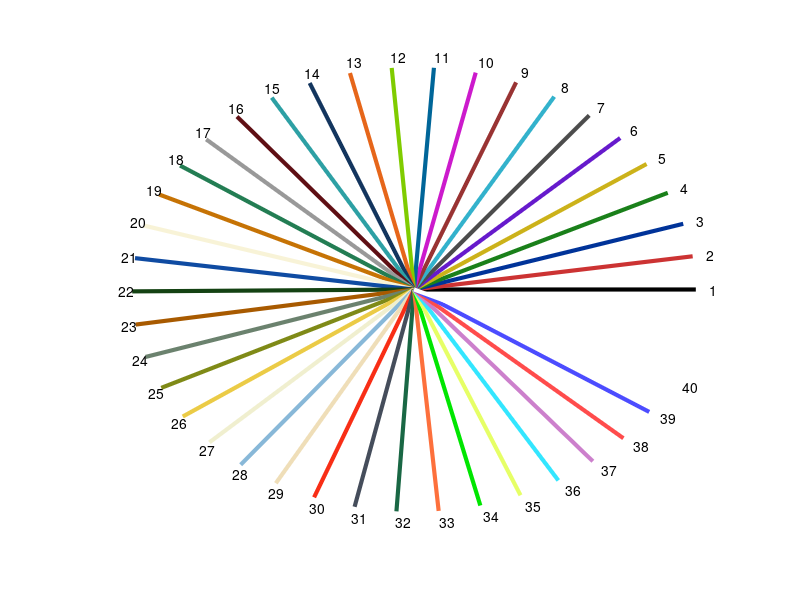

Write the MATLAB code that produced this figure.
% Color selecter: generating a 3-number vector code for a color.
% Syntax:
%            code = mycolor(colorcode,selectplate)
% Input:
%        [colorcode]: integer, selecting from the color plate
%                          e.g. colorcode = 3, means a dark blue from the defaultplate 'color'
%                                colorcode = 0 (default): will display the color plate assigned in a new figure
%                                colorcode = -1 ; return the colormap (3 * ?) matrix, specified in [selectplate]
%                                colorcode is a string (passed to selectplate), return colormap (as colorcode = -1);    
%        [selectplate]: a string, assign the plate you want to chose from
%                            'color': default
%                            'redblue': a red to blue bipolor scale
%                            'gray': a gray scale
%        * For detail of color plates type mycolor(0)
%                                                     mycolor(0,'redblue') 
%                                                     mycolor(0,'gray')
% Output: 
%        [code]: a vector of size 3, the code for the selected color
%-------------------------------------------------------------------------------
%
% Example: use in plot function
%
%            plot([1:10], rand(1,10),'color',mycolor(3))
%
% Example: to display color plate
%
%            mycolor(0,'redblue')         % display the red-blue color map
%            mycolor                            % equals to mycolor(0,'color') or mycolor(0), display the default color map
%
% Example: return colormap
%           cmap = mycolor(-1)
%           cmap = mycolor('color')
%           cmap = mycolor('redblue')        
%
% update 2015/09/21: mycolor(0) will display the color plate in a new figure
%                                add an optional input to select 'redblue' and 'gray' plate
% update 2015/10/14: can take zero argument
% update 2015/10/29: Add usage as colormap
% update 2016/07/28: Add some colors, and white
function code = mycolor(colorcode, selectplate)
if (nargin < 1), colorcode = 0; end;

if (nargin < 2) 
        if ischar(colorcode)
        selectplate = colorcode; colorcode = -1; % set it -1 so it won't be passed through other output
         % output is the whole colormap   
        else
         selectplate = 'color' ;      
        end
end

%% Making color map

mycolors(1,:) = ([0 0 0]);
mycolors(2,:) = ([0.8 0.2 0.2]);
mycolors(3,:) = ([0.0 0.2 0.6]);
mycolors(4,:) = ([0.1 0.5 0.1]);
mycolors(5,:) = ([0.8 0.7 0.1]);
mycolors(6,:) = ([0.4 0.1 0.8]);
mycolors(7,:) = ([0.3 0.3 0.3]);
mycolors(8,:) = ([0.2 0.7 0.8]);
mycolors(9,:) = ([0.6 0.2 0.2]);
mycolors(10,:) = ([0.8 0.1 0.8]);
mycolors(11,:) = ([0.0 0.4 0.6]);
mycolors(12,:) = ([0.5 0.8 0.0]);
mycolors(13,:) = ([0.9 0.4 0.1]);
% 
mycolors(14,:) =([0.0745    0.2078    0.3686]);
mycolors(15,:) =([0.1765    0.6275    0.6431]);
mycolors(16,:) =([0.3725    0.0588    0.0784]);
mycolors(17,:) =([0.6    0.6    0.6]);
mycolors(18,:) =([0.1373    0.4902    0.3255]);
mycolors(19,:) =([0.7765    0.4510    0.0196]);
mycolors(20,:) =([0.9725    0.9529    0.8431]);
%
mycolors(21,:) =([0.0588    0.2941    0.6353]);
mycolors(22,:) =([0.0784    0.2588    0.0745]);
mycolors(23,:) =([0.6588    0.3529         0]);
mycolors(24,:) =([0.4196    0.5098    0.4314]);
mycolors(25,:) =([0.4980    0.5412    0.0902]);
mycolors(26,:) =([0.9216    0.7961    0.2745]);
mycolors(27,:) =([0.9408    0.9369    0.8114]);
%
mycolors(28,:) =([0.5333    0.7216    0.8471]);
mycolors(29,:) =([0.9373    0.8706    0.7216]);
mycolors(30,:) =([0.9725    0.1804    0.0863]);
mycolors(31,:) =([0.2706    0.3020    0.3569]);
mycolors(32,:) =([0.0980    0.4039    0.2667]);
mycolors(33,:) =([0.9922    0.4392    0.2353]);
mycolors(34,:) =([0 0.9 0]);
mycolors(35,:) =([0.9 1 0.4]);
mycolors(36,:) =([0.2 0.9 1]);
mycolors(37,:) =([0.8 0.5 0.8]);
mycolors(38,:) =([1 0.3 0.3]);
mycolors(39,:) =([0.3 0.3 1 ]);
mycolors(40, :) =([1  1  1] );
%% making a gray map
mygrays(1,:)= ([0 0 0]);
mygrays(2,:)= ([0.3 0.3 0.3]);
mygrays(3,:)= ([0.45 0.45 0.45]);
mygrays(4,:)= ([0.6 0.6 0.6]);
mygrays(5,:)= ([0.8 0.8 0.8]);
mygrays(6,:)= ([0.9 0.9 0.9]);
%% making my red-blue color map
for r = 1:32
myredblues(r,:) = [0.85 0.05 0.05]+[0 0.8 0.8]*(r/33);
end
for b = 1:32
myredblues(b+32,:) = [0.05 0.05 0.85]+[0.8 0.8 0]*((33-b)/33);
end 
%% 
if colorcode > 0
    if strcmp(selectplate,'color')
    code = mycolors(colorcode,:) ;
    else if strcmp(selectplate,'redblue')
              code = myredblues(colorcode,:) ;
           else if strcmp(selectplate,'gray')
                  code = mygrays(colorcode,:) ;
               else 
                    error('input [selectcolor] not recognized');
               end
        end
    end
end
%% If input colorcode == 0, display the color plate
if colorcode==0
    disp('Display color plate for you to chose.')
    %%%%%%%%%%%%%%%%%%%%%%%%%%%%%%%%%%%%%%%%%%%%%%%%
    figure
    %%% making color plate for red-blues
      if strcmp(selectplate,'redblue')
          for c = 0:63
                plot([0 cos(0.098*c)],[0 sin(0.098*c)],'Linewidth',3,'color',myredblues(c+1,:));hold on
                text(cos(0.098*c)*1.05,sin(0.098*c)*1.05,num2str(c+1));
          end
      end
      %%% making color plate for [mycolor]
      if strcmp(selectplate,'color')
            [n,p] = size(mycolors);
            for c = 0:n-1
                plot([0 cos(0.15*c)],[0 sin(0.15*c)],'Linewidth',3,'color',mycolors(c+1,:));hold on
                text(cos(0.15*c)*1.05,sin(0.15*c)*1.05,num2str(c+1))
            end
      end
      %%% making color plate for grays
      if strcmp(selectplate,'gray')
          [n,p] = size(mygrays);
          for c = 0:n-1
             plot([0 cos(0.2*c)],[0 sin(0.2*c)],'Linewidth',3,'color',mygrays(c+1,:));hold on
            text(cos(0.2*c)*1.05,sin(0.2*c)*1.05,num2str(c+1));
           end
     end
 axis([-1.1 1.1 -1.1 1.1])
axis off
end

%% If input colorcode == -1, output is the whole colormap
if colorcode == -1
        if strcmp(selectplate,'color')
                code=mycolors;
        end
        if strcmp(selectplate,'redblue')
                code=myredblues;
        end
        if strcmp(selectplate,'gray')
                code=mygrays;
        end
end